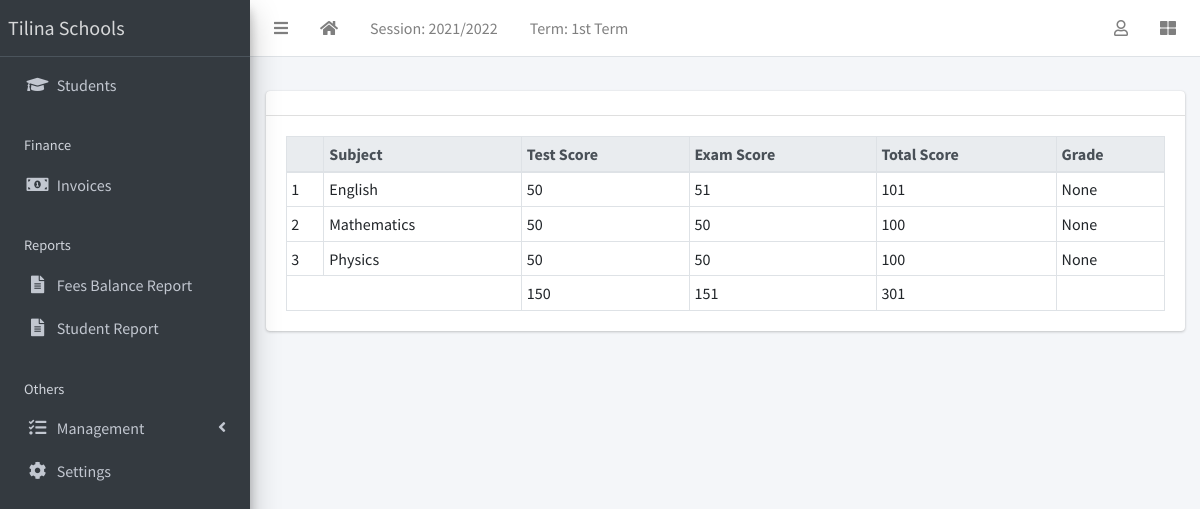
The page /result/view/all (signed in) on the database its author committed.
### apps/corecode/models.py (models this page shows, shortened)
class AcademicSession(models.Model):
    name = models.CharField(max_length=200, unique=True)
    current = models.BooleanField(default=True)
    class Meta:
        ordering = ["-name"]

class AcademicTerm(models.Model):
    name = models.CharField(max_length=20, unique=True)
    current = models.BooleanField(default=True)
    class Meta:
        ordering = ["name"]

class Subject(models.Model):
    name = models.CharField(max_length=200, unique=True)
    class Meta:
        ordering = ["name"]
    def __str__(self):
        return self.name

### apps/students/models.py (models this page shows, shortened)
class Student(models.Model):
    STATUS_CHOICES = [("active", "Active"), ("inactive", "Inactive")]
    GENDER_CHOICES = [("male", "Male"), ("female", "Female")]
    current_status = models.CharField(
        max_length=10, choices=STATUS_CHOICES, default="active"
    )
    last_name = models.CharField(max_length=60)
    first_name = models.CharField(max_length=60)
    middle_name = models.CharField(max_length=60, blank=True)
    gender = models.CharField(max_length=10, choices=GENDER_CHOICES, default="male")
    date_of_birth = models.DateField(default=timezone.now)
    current_class = models.ForeignKey(
        StudentClass, on_delete=models.SET_NULL, blank=True, null=True
    )
    date_of_admission = models.DateField(default=timezone.now)
    created_at = models.DateTimeField(default=timezone.now)
    mobile_num_regex = RegexValidator(
        regex="^[0-9]{10,15}$", message="Entered mobile number isn't in a right format!"
    )
    parent_mobile_number = models.CharField(
        validators=[mobile_num_regex], max_length=13, blank=True
    )
    village = models.CharField(max_length=60)
    traditional_authority = models.CharField(max_length=60)
    district = models.CharField(max_length=60)
    others = models.TextField(blank=True)
    address = models.TextField(blank=True, verbose_name="Residential Address")
    denomination = models.CharField(max_length=60)
    allergies = models.TextField(blank=True)
    medical_doctor = models.CharField(max_length=60)
    passport = models.ImageField(blank=True, upload_to="students/passports/")
    class Meta:
        ordering = ["last_name", "first_name", "middle_name"]
    def __str__(self):
        return f"{self.last_name} {self.first_name} {self.middle_name}"

### apps/result/models.py (models this page shows, shortened)
class Result(models.Model):
    student = models.ForeignKey(Student, on_delete=models.CASCADE)
    session = models.ForeignKey(AcademicSession, on_delete=models.CASCADE)
    term = models.ForeignKey(AcademicTerm, on_delete=models.CASCADE)
    current_class = models.ForeignKey(StudentClass, on_delete=models.CASCADE)
    subject = models.ForeignKey(Subject, on_delete=models.CASCADE)
    test_score = models.IntegerField(default=0)
    exam_score = models.IntegerField(default=0)
    class Meta:
        ordering = ["subject"]
    def total_score(self):
        return self.test_score + self.exam_score
    def grade(self):
        return score_grade(self.total_score())

### apps/result/views.py (the view)
# urls.py: path("view/all", ResultListView.as_view(), name="view-results"),
class ResultListView(LoginRequiredMixin, View):
    def get(self, request, *args, **kwargs):
        results = Result.objects.filter(
            session=request.current_session, term=request.current_term
        )
        bulk = {}
        for result in results:
            test_total = 0
            exam_total = 0
            subjects = []
            for subject in results:
                if subject.student == result.student:
                    subjects.append(subject)
                    test_total += subject.test_score
                    exam_total += subject.exam_score
            bulk[result.student.id] = {
                "student": result.student,
                "subjects": subjects,
                "test_total": test_total,
                "exam_total": exam_total,
                "total_total": test_total + exam_total,
            }
        context = {"results": bulk}
        return render(request, "result/all_results.html", context)

### apps/corecode/context_processors.py (called while the page is built)
def site_defaults(request):
    current_session = AcademicSession.objects.get(current=True)
    current_term = AcademicTerm.objects.get(current=True)
    vals = SiteConfig.objects.all()
    contexts = {
        "current_session": current_session.name,
        "current_term": current_term.name,
    }
    for val in vals:
        contexts[val.key] = val.value
    return contexts

### apps/result/utils.py (called while the page is built)
def score_grade(score):
    if score <= 10:
        return "A"

### apps/result/templates/result/all_results.html (shortened to what this page needs)
{% extends 'base.html' %}
{% block fullcard %}
  {% for key, result in results.items %}
    <div class="card">
      <div class="card-header">
      </div>
      <div class="card-body">
        <table class="table table-bordered table-sm">
          <thead class="thead-light">
            <tr>
              <th></th>
              <th>Subject</th>
              <th>Test Score</th>
              <th>Exam Score</th>
              <th>Total Score</th>
              <th>Grade</th>
            </tr>
          </thead>
          <tbody>
            {% for subject in result.subjects %}
              <tr>
                <td>{{ forloop.counter }}</td>
                <td>{{ subject.subject }}</td>
                <td>{{ subject.test_score }}</td>
                <td>{{ subject.exam_score }}</td>
                <td>{{ subject.total_score }}</td>
                <td>{{ subject.grade }}</td>
              </tr>
            {% endfor %}
          </tbody>
          <tfoot>
            <tr>
              <td colspan="2"></td>
              <td>{{ result.test_total }}</td>
              <td>{{ result.exam_total }}</td>
              <td>{{ result.total_total }}</td>
              <td></td>
            </tr>
          </tfoot>
        </table>
      </div>
    </div>
  {% endfor %}
{% endblock fullcard %}

### templates/base.html (shortened to what this page needs)
{% load static %}
<!DOCTYPE html>
<html lang="en">
<head>
  <link rel="stylesheet" href="{% static 'plugins/fontawesome-free/css/all.min.css' %}">
  <link rel="stylesheet" href="{% static 'plugins/toastr/toastr.min.css' %}">
  <link rel="stylesheet"
    href="{% static 'plugins/overlayScrollbars/css/OverlayScrollbars.min.css' %}">
  <link rel="stylesheet" href="{% static 'plugins/Datatables/datatables.min.css' %}" />
  <link rel="stylesheet" href="{% static 'dist/css/adminlte.min.css' %}">
</head>
<body
  class="hold-transition sidebar-mini layout-fixed layout-navbar-fixed layout-footer-fixed">
  <div class="wrapper">
    <nav class="main-header navbar navbar-expand navbar-white navbar-light">
      <ul class="navbar-nav">
        <li class="nav-item">
          <a class="nav-link" data-widget="pushmenu" href="#" role="button"><i
              class="fas fa-bars"></i></a>
        </li>
        <li class="nav-item d-none d-sm-inline-block">
          <a href="{% url 'home' %} " class="nav-link"><i class="fa fa-home"></i></a>
        </li>
        <li class="nav-item d-none d-sm-inline-block">
          <a href="{% url 'current-session' %}" class="nav-link">Session: {{ current_session }}</a>
        </li>
        <li class="nav-item d-none d-sm-inline-block">
          <a href="{% url 'current-session' %}" class="nav-link">Term: {{ current_term }}</a>
        </li>
      </ul>
      <ul class="navbar-nav ml-auto">
        <li class="nav-item dropdown">
          <a class="nav-link" data-toggle="dropdown" href="#">
            <i class="far fa-user"></i>
          </a>
        </li>
        <li class="nav-item">
          <a class="nav-link" data-widget="control-sidebar" data-slide="true"
            href="#" role="button"><i class="fas fa-th-large"></i></a>
        </li>
      </ul>
    </nav>
    <aside class="main-sidebar sidebar-dark-primary elevation-4">
      <a href="{% url 'home' %}" class="brand-link">Tilina Schools</a>
      <div class="sidebar">
        <nav class="mt-2">
          <ul class="nav nav-pills nav-sidebar flex-column"
            data-widget="treeview" role="menu" data-accordion="false">
            <li class="nav-item">
              <a href="{% url 'student-list' %}" class="nav-link">
                <i class="nav-icon fas fa-graduation-cap"></i>
                <p>
                  Students
                </p>
              </a>
            </li>
            <li class="nav-header">Finance</li>
            <li class="nav-item">
              <a href="{% url 'invoice-list' %}" class="nav-link">
                <i class="nav-icon fas fa-money-bill-alt"></i>
                <p>
                  Invoices
                </p>
              </a>
            </li>
            <li class="nav-header">Reports</li>
            <li class="nav-item">
              <a href="#" class="nav-link">
                <i class="nav-icon fas fa-file-alt"></i>
                <p>
                  Fees Balance Report
                </p>
              </a>
            </li>
            <li class="nav-item">
              <a href="#" class="nav-link">
                <i class="nav-icon fas fa-file-alt"></i>
                <p>
                  Student Report
                </p>
              </a>
            </li>
            <li class="nav-header">Others</li>
            <li class="nav-item has-treeview">
              <a href="#" class="nav-link">
                <i class="nav-icon fas fa-tasks"></i>
                <p>
                  Management
                  <i class="fas fa-angle-left right"></i>
                </p>
              </a>
            </li>
            <li class="nav-item">
              <a href="{% url 'configs' %}" class="nav-link">
                <i class="nav-icon fas fa-cog"></i>
                <p>
                  Settings
                </p>
              </a>
            </li>
          </ul>
        </nav>
      </div>
    </aside>
    <div class="content-wrapper">
      <section class="content-header">
      </section>
      <section class="content">
        <div class="container-fluid">
          <div class="row">
            <div class="col-md-12">
              {% block fullcard %}{% endblock fullcard %}
            </div>
          </div>
        </div>
      </section>
    </div>
  </div>
</body>
</html>

### rows shown on the page
AcademicSession: name "2021/2022"
AcademicTerm: name "1st Term"
Student: test_total "150", exam_total "151", total_total "301"
Result: subject "English", test_score "50", exam_score "51", total_score "101", grade "None"
Result: subject "Mathematics", test_score "50", exam_score "50", total_score "100", grade "None"
Result: subject "Physics", test_score "50", exam_score "50", total_score "100", grade "None"
